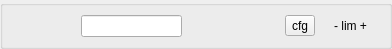
<ui version="4.0">
 <class>TaurusMotorH</class>
 <widget class="QWidget" name="TaurusMotorH">
  <property name="geometry">
   <rect>
    <x>0</x>
    <y>0</y>
    <width>392</width>
    <height>48</height>
   </rect>
  </property>
  <property name="windowTitle">
   <string>Form</string>
  </property>
  <layout class="QGridLayout">
   <property name="leftMargin">
    <number>0</number>
   </property>
   <property name="topMargin">
    <number>0</number>
   </property>
   <property name="rightMargin">
    <number>0</number>
   </property>
   <property name="bottomMargin">
    <number>0</number>
   </property>
   <property name="horizontalSpacing">
    <number>0</number>
   </property>
   <property name="verticalSpacing">
    <number>0</number>
   </property>
   <item row="0" column="0">
    <widget class="TaurusGroupBox" name="TaurusGroupBox">
     <property name="showText">
      <bool>false</bool>
     </property>
     <layout class="QGridLayout">
      <item row="0" column="0">
       <layout class="QHBoxLayout">
        <item>
         <widget class="TaurusValueLabel" name="labelState">
          <property name="minimumSize">
           <size>
            <width>50</width>
            <height>22</height>
           </size>
          </property>
          <property name="frameShape">
           <enum>QFrame::NoFrame</enum>
          </property>
          <property name="frameShadow">
           <enum>QFrame::Plain</enum>
          </property>
          <property name="showQuality">
           <bool>false</bool>
          </property>
          <property name="useParentModel">
           <bool>true</bool>
          </property>
          <property name="model">
           <string>/State</string>
          </property>
         </widget>
        </item>
        <item>
         <widget class="TaurusStateLed" name="ledState">
          <property name="useParentModel">
           <bool>true</bool>
          </property>
          <property name="model">
           <string>/State</string>
          </property>
         </widget>
        </item>
        <item>
         <widget class="TaurusValueLineEdit" name="positionWrite">
          <property name="minimumSize">
           <size>
            <width>50</width>
            <height>22</height>
           </size>
          </property>
          <property name="useParentModel">
           <bool>true</bool>
          </property>
          <property name="model">
           <string>/Position</string>
          </property>
         </widget>
        </item>
        <item>
         <widget class="TaurusValueLabel" name="positionRead">
          <property name="sizePolicy">
           <sizepolicy vsizetype="Fixed" hsizetype="Expanding">
            <horstretch>0</horstretch>
            <verstretch>0</verstretch>
           </sizepolicy>
          </property>
          <property name="minimumSize">
           <size>
            <width>50</width>
            <height>22</height>
           </size>
          </property>
          <property name="useParentModel">
           <bool>true</bool>
          </property>
          <property name="model">
           <string>/Position</string>
          </property>
         </widget>
        </item>
        <item>
         <widget class="TaurusConfigLabel" name="positionUnits">
          <property name="minimumSize">
           <size>
            <width>35</width>
            <height>22</height>
           </size>
          </property>
          <property name="maximumSize">
           <size>
            <width>35</width>
            <height>16777215</height>
           </size>
          </property>
          <property name="useParentModel">
           <bool>true</bool>
          </property>
          <property name="prefixText">
           <string/>
          </property>
          <property name="model">
           <string>/Position?configuration=unit</string>
          </property>
         </widget>
        </item>
        <item>
         <widget class="QToolButton" name="config">
          <property name="text">
           <string>cfg</string>
          </property>
         </widget>
        </item>
        <item>
         <widget class="TaurusBoolLed" name="limitN">
          <property name="useParentModel">
           <bool>true</bool>
          </property>
          <property name="model">
           <string>/Limit_switches</string>
          </property>
          <property name="boolIndex">
           <number>2</number>
          </property>
         </widget>
        </item>
        <item>
         <widget class="QLabel" name="limitLabel">
          <property name="text">
           <string>- lim +</string>
          </property>
          <property name="alignment">
           <set>Qt::AlignCenter</set>
          </property>
         </widget>
        </item>
        <item>
         <widget class="TaurusBoolLed" name="limitP">
          <property name="useParentModel">
           <bool>true</bool>
          </property>
          <property name="model">
           <string>/Limit_switches</string>
          </property>
          <property name="boolIndex">
           <number>1</number>
          </property>
         </widget>
        </item>
       </layout>
      </item>
     </layout>
    </widget>
   </item>
  </layout>
 </widget>
 <customwidgets>
  <customwidget>
   <class>TaurusGroupBox</class>
   <extends>QGroupBox</extends>
   <header>taurus.qt.qtgui.container</header>
   <container>1</container>
  </customwidget>
  <customwidget>
   <class>TaurusStateLed</class>
   <extends>QLabel</extends>
   <header>taurus.qt.qtgui.display</header>
  </customwidget>
  <customwidget>
   <class>TaurusBoolLed</class>
   <extends>QLabel</extends>
   <header>taurus.qt.qtgui.display</header>
  </customwidget>
  <customwidget>
   <class>TaurusValueLineEdit</class>
   <extends>QLineEdit</extends>
   <header>taurus.qt.qtgui.input</header>
  </customwidget>
  <customwidget>
   <class>TaurusConfigLabel</class>
   <extends>QLabel</extends>
   <header>taurus.qt.qtgui.display</header>
  </customwidget>
  <customwidget>
   <class>TaurusValueLabel</class>
   <extends>QLabel</extends>
   <header>taurus.qt.qtgui.display</header>
  </customwidget>
 </customwidgets>
 <resources/>
 <connections/>
</ui>
